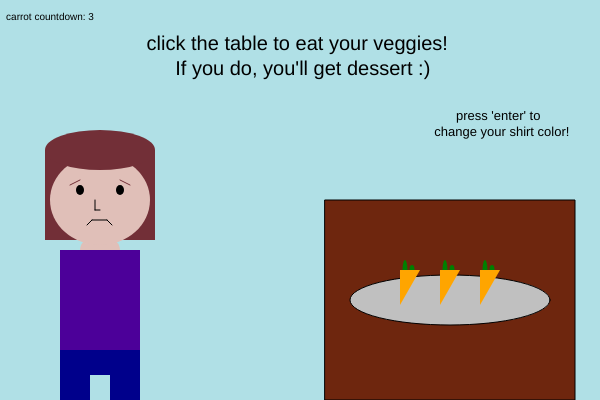
Frame 1 (no input)
Frame 60 (no input): identical to frame 1, image omitted
Frame 120 (the mouse pressed at the canvas centre since frame 60): identical to frame 1, image omitted

The p5.js sketch that drew this single still picture (run headless with seeded random() and noise() and a simulated clock; from frame 60 on, the mouse is pressed at the canvas centre):

// p5.js sketch
// ── sketch.js
var num = 3;
var shirt = 0;

function setup() {
  createCanvas(600, 400);
}


function draw() {
  noStroke();
  background(176, 224, 230);
  fill(0);
  textAlign(CENTER);
  textSize(13);
  text("press 'enter' to \n change your shirt color!", 500, 120)
  if (num > 0) {
    textSize(10);
    text("carrot countdown: " + num, 50, 20)
    textSize(20);
    text("click the table to eat your veggies! \n If you do, you'll get dessert :)", width / 2, 50);
  } else if (num == 0) {
    textSize(20);
    text("great job, click on the table to eat your cake!", width / 2, 50);
  } else if (num == -1) {
    textSize(20);
    text("click on the table to replay", width / 2, 50);
  }

  //table
  stroke(0);
  fill(110, 38, 14);
  rect(325, 200, 250, 200);
  //plate
  stroke(0)
  fill(192, 192, 192);
  ellipse(450, 300, 200, 50);

  //carrots
  if (num > 0) {
    noStroke();
    for (let i = 0; i < num; i++) {
      fill(0, 128, 0);
      ellipse(405 + (40 * i), 270, 5, 20);
      ellipse(412 + (40 * i), 270, 5, 10);
      fill(255, 165, 0);
      triangle(400 + (40 * i), 270, 400 + (40 * i), 305, 420 + (40 * i), 270);
    }
  }
  //candles + cake
  else if (num == 0) {
    noStroke();
    for (let i = 0; i < 5; i++) {
      fill(255, 165, 0);
      ellipse(420 + (15 * i), 260, 3, 10);
    }
    for (let i = 0; i < 5; i++) {
      fill(242, 210, 189);
      rect(418 + (15 * i), 260, 5, 10);
    }
    fill(243, 58, 106);
    rect(415, 270, 70, 50);
  }
  //crumbs + text bubble
  else {
    noStroke();
    fill(243, 58, 106);
    ellipse(400, 300, 3, 3);
    ellipse(420, 290, 3, 3);
    ellipse(460, 310, 3, 3);
    ellipse(485, 315, 3, 3);
    ellipse(490, 285, 3, 3);

    stroke(0);
    fill(255);
    ellipse(220, 110, 100, 50);
    ellipse(170, 140, 10, 10);
    textSize(13);
    fill(0);
    noStroke();
    text("thanks!", 220, 115);
  }

  noStroke();
  //hair back
  fill(114, 47, 55);
  rect(45, 150, 110, 90);
  //neck
  fill(224, 191, 184);
  ellipse(100, 250, 40, 30);
  //head
  ellipse(100, 200, 100, 90);
  //hair front
  fill(114, 47, 55);
  ellipse(100, 150, 110, 40);
  //shirt
  if (shirt == 1) {
    fill(204, 0, 0);
  } else if (shirt == 2) {
    fill(255, 255, 51);
  } else if (shirt == 3) {
    fill(0, 128, 0);
  } else if (shirt == 4) {
    fill(102, 178, 255);
  } else {
    fill(76, 0, 153);
    }
    rect(60, 250, 80, 100);
    //pants
    fill(0, 0, 139);
    rect(60, 350, 80, 25);
    rect(60, 350, 30, 80);
    rect(110, 350, 30, 80);

    //face
    if (num > 0) {
      //eyes
      fill(0);
      ellipse(120, 190, 8, 10);
      ellipse(80, 190, 8, 10);
      //eyebrows
      stroke(114, 47, 55);
      line(120, 180, 130, 185);
      line(70, 185, 80, 180);
      //nose
      stroke(0);
      line(95, 200, 95, 210);
      line(95, 210, 100, 210);
      //mouth
      line(92, 220, 107, 220);
      line(92, 220, 87, 225);
      line(107, 220, 112, 225);


    } else {
      //eyes
      fill(0);
      ellipse(120, 190, 8, 10);
      ellipse(80, 190, 8, 10);
      //eyebrows
      stroke(114, 47, 55);
      line(115, 180, 120, 175);
      line(120, 175, 125, 180);
      line(75, 180, 80, 175);
      line(80, 175, 85, 180);
      //nose
      stroke(0);
      line(95, 200, 95, 210);
      line(95, 210, 100, 210);
      //mouth
      arc(100, 220, 20, 10, 0, PI);
    }
  }

  function mousePressed() {
    if ((mouseX >= 325) && (mouseX <= 575) && (mouseY >= 200) && (mouseY <= 400)) {
      if (num == -1) {
        num = 3;
      } else {
        num = num - 1;
      }
    }
  }

  function keyPressed() {
    if (keyCode == ENTER){
      if (shirt == 4) {
        shirt = 0;
      } else {
        shirt++;
      }
  }
}
